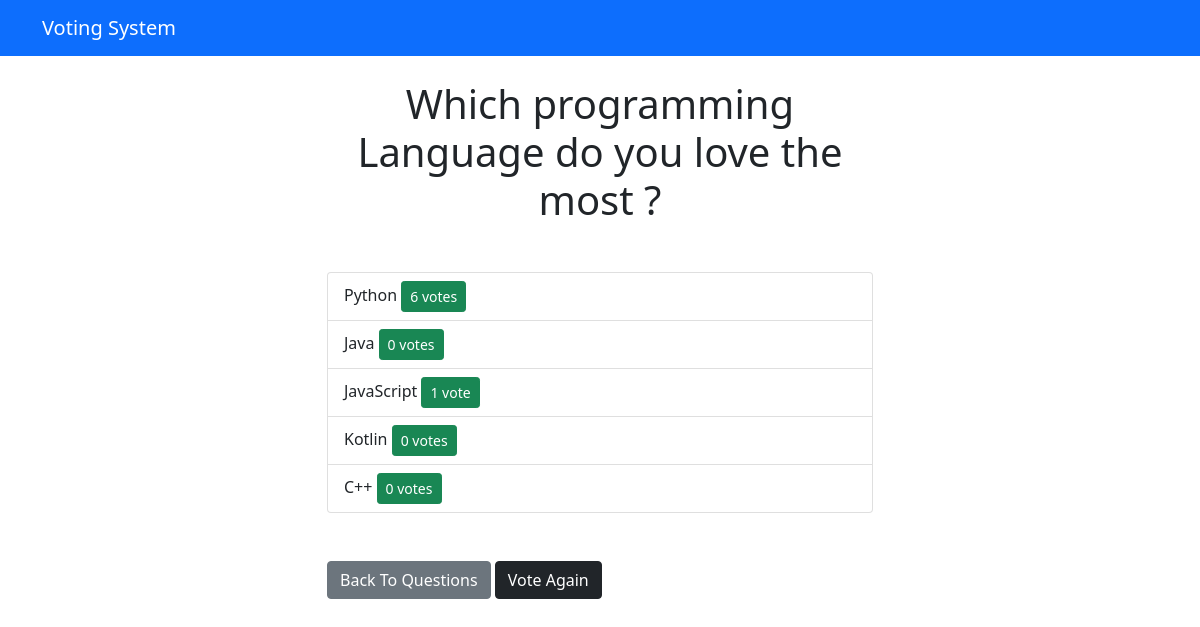
/questions/1/results/, run on the app's committed database.
### main/models.py (models this page shows, shortened)
class Question(models.Model):
    text = models.TextField()
    date_posted = models.DateField(default=timezone.now)
    class Meta:
        ordering = ['date_posted', ]
    def get_absolute_url(self):
        return reverse('main:question_detail', kwargs={'pk': self.pk})

class Choice(models.Model):
    question = models.ForeignKey(Question, on_delete=models.CASCADE)
    name = models.CharField(max_length=50)
    no_votes = models.IntegerField(default=0)

### main/views.py (the view)
# urls.py: path('questions/<int:pk>/results/', results, name='results'),
def results(request, pk):
    question = get_object_or_404(Question, pk=pk)
    return render(request, 'main/results.html', {'question': question})

### templates/main/results.html
{% extends 'base.html' %}
{% block content %}
<h1 class="mb-5 text-center">{{question.text}}</h1>
<ul class="list-group mb-5">
    {% for choice in question.choice_set.all %}
    <li class="list-group-item">
        {{ choice.name }}
        <a class="btn btn-sm btn-success float-right">
            {{ choice.no_votes }} vote{{ choice.no_votes | pluralize }}
        </a>
    </li>
    {% endfor %}
</ul>
<a class="btn btn-secondary" href="{% url 'main:home' %}">Back To Questions</a>
<a class="btn btn-dark" href="{{ question.get_absolute_url }}">Vote Again</a>
{% endblock %}

### templates/base.html (shortened to what this page needs)
<!DOCTYPE html>
{% load static %}
<html lang="en">
<head>
    <link rel="stylesheet" href="{% static 'css/bootstrap.min.css' %}">
</head>
<body>
{% include 'navbar.html' %}
<div class="container">
    <div class="row">
        <div class="col-md-6 m-auto">
            {% block content %}{% endblock %}
        </div>
    </div>
</div>
</body>
</html>

### templates/navbar.html
<nav class="navbar navbar-dark bg-primary mb-4">
    <div class="container">
        <a class="navbar-brand" href="">Voting System</a>
    </div>
</nav>

### data on the page
Question: text "Which programming Language do you love the most ?"
Choice: name "Python", no_votes "6", no_votes|pluralize "s"
Choice: name "Java", no_votes "0", no_votes|pluralize "s"
Choice: name "JavaScript", no_votes "1"
Choice: name "Kotlin", no_votes "0", no_votes|pluralize "s"
Choice: name "C++", no_votes "0", no_votes|pluralize "s"
